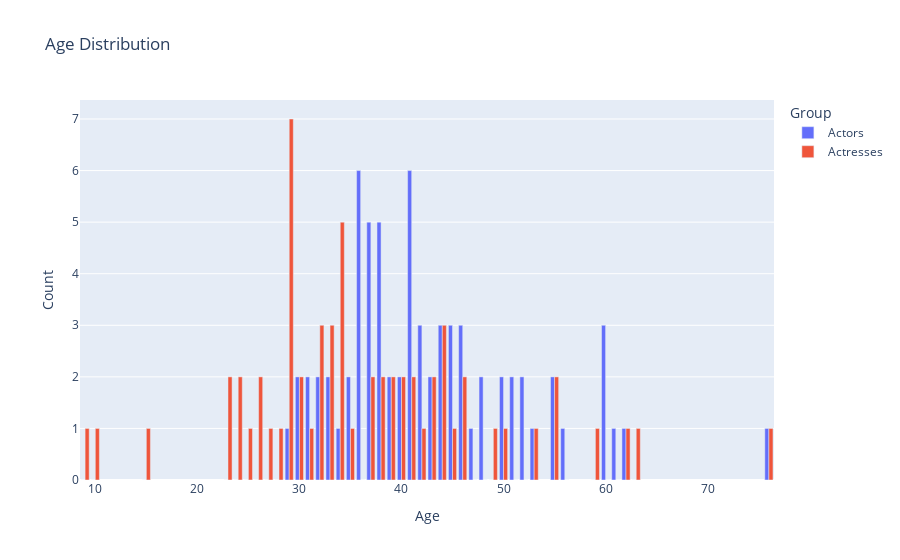

The cell this chart's notebook holds for it:
### Code cell
# Prepare data for men, women, and both
# Assuming `age_distribution` contains combined data, and separate dataframes exist for men and women
men = oscar_actors_info['Actor age at movie release'].value_counts().reset_index()
women = supporting_actress_info['Actor age at movie release'].value_counts().reset_index()

# Rename columns for consistency
men.columns = ['Age', 'Actors']
women.columns = ['Age', 'Actresses']

# Merge all into a single dataframe for plotting
merged = men.merge(women, on='Age', how='outer').fillna(0)

# Melt the data for easier plotting with Plotly
melted = merged.melt(id_vars='Age', value_vars=['Actors', 'Actresses'], 
                     var_name='Group', value_name='Count')

# Plot grouped bar chart
fig = px.bar(melted, x='Age', y='Count', color='Group', barmode='group',
             labels={'Age': 'Age', 'Count': 'Count', 'Group': 'Group'},
             title='Age Distribution')
fig.show()

### Figure 1 — Plotly figure (JSON) as saved in the notebook; plotly's stock layout.template omitted (floating-point values rounded to 4 significant figures)
{"data": [{"alignmentgroup": "True", "hovertemplate": "Group=Actors<br>Age=%{x}<br>Count=%{y}<extra></extra>", "legendgroup": "Actors", "marker": {"color": "#636efa", "pattern": {"shape": ""}}, "name": "Actors", "offsetgroup": "Actors", "orientation": "v", "showlegend": true, "textposition": "auto", "type": "bar", "x": [9, 10, 15, 23, 24, 25, 26, 27, 28, 29, 30, 31, 32, 33, 34, 35, 36, 37, 38, 39, 40, 41, 42, 43, 44, 45, 46, 47, 48, 49, 50, 51, 52, 53, 55, 56, 59, 60, 61, 62, 63, 76], "xaxis": "x", "y": [0, 0, 0, 0, 0, 0, 0, 0, 0, 1, 2, 2, 2, 2, 1, 2, 6, 5, 5, 2, 2, 6, 3, 2, 3, 3, 3, 1, 2, 0, 2, 2, 2, 1, 2, 1, 0, 3, 1, 1, 0, 1], "yaxis": "y"}, {"alignmentgroup": "True", "hovertemplate": "Group=Actresses<br>Age=%{x}<br>Count=%{y}<extra></extra>", "legendgroup": "Actresses", "marker": {"color": "#EF553B", "pattern": {"shape": ""}}, "name": "Actresses", "offsetgroup": "Actresses", "orientation": "v", "showlegend": true, "textposition": "auto", "type": "bar", "x": [9, 10, 15, 23, 24, 25, 26, 27, 28, 29, 30, 31, 32, 33, 34, 35, 36, 37, 38, 39, 40, 41, 42, 43, 44, 45, 46, 47, 48, 49, 50, 51, 52, 53, 55, 56, 59, 60, 61, 62, 63, 76], "xaxis": "x", "y": [1, 1, 1, 2, 2, 1, 2, 1, 1, 7, 2, 1, 3, 3, 5, 1, 0, 2, 2, 2, 2, 2, 1, 2, 3, 1, 2, 0, 0, 1, 1, 0, 0, 1, 2, 0, 1, 0, 0, 1, 1, 1], "yaxis": "y"}], "layout": {"barmode": "group", "legend": {"title": {"text": "Group"}, "tracegroupgap": 0}, "title": {"text": "Age Distribution"}, "xaxis": {"anchor": "y", "domain": [0, 1], "title": {"text": "Age"}}, "yaxis": {"anchor": "x", "domain": [0, 1], "title": {"text": "Count"}}}}
